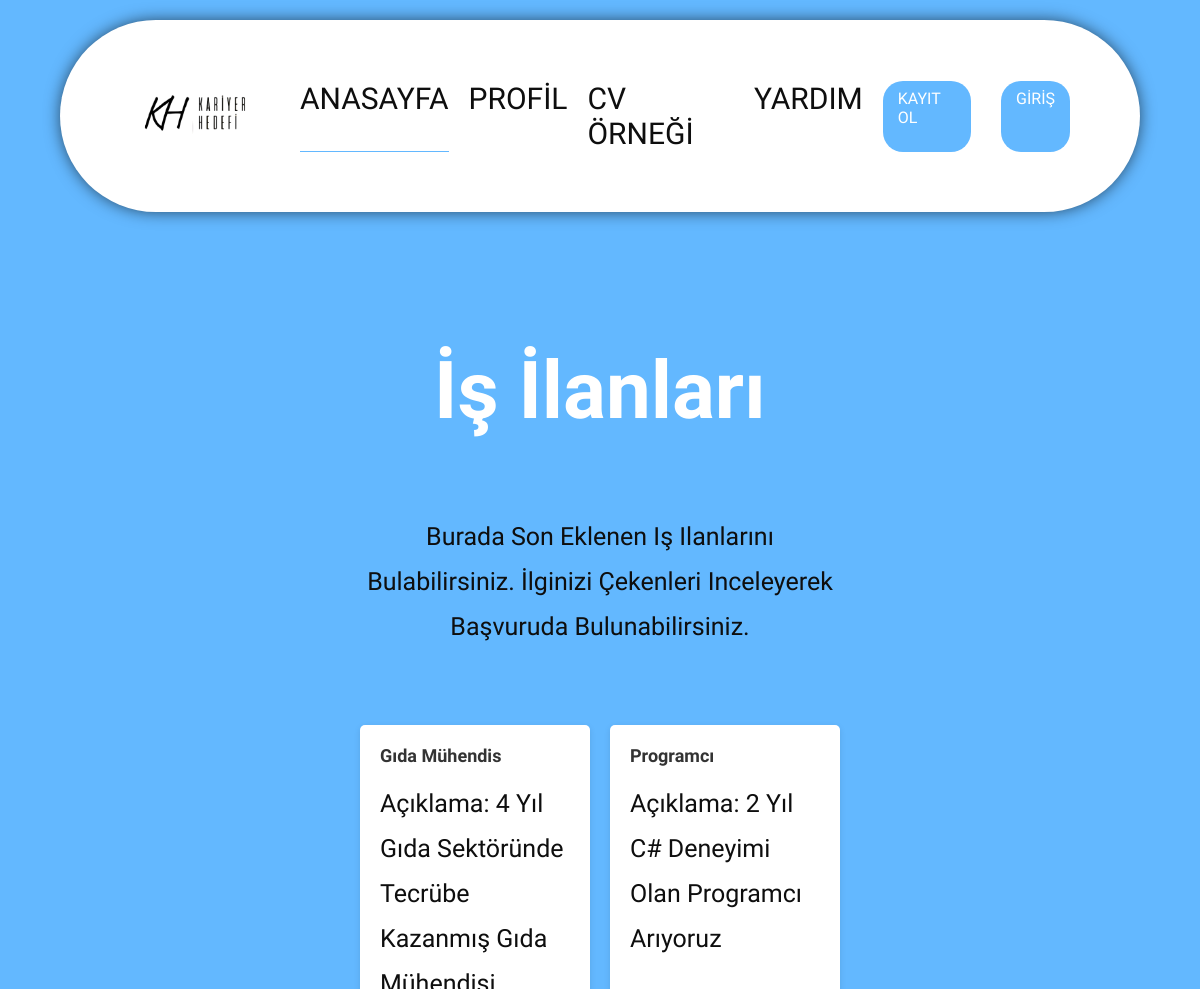
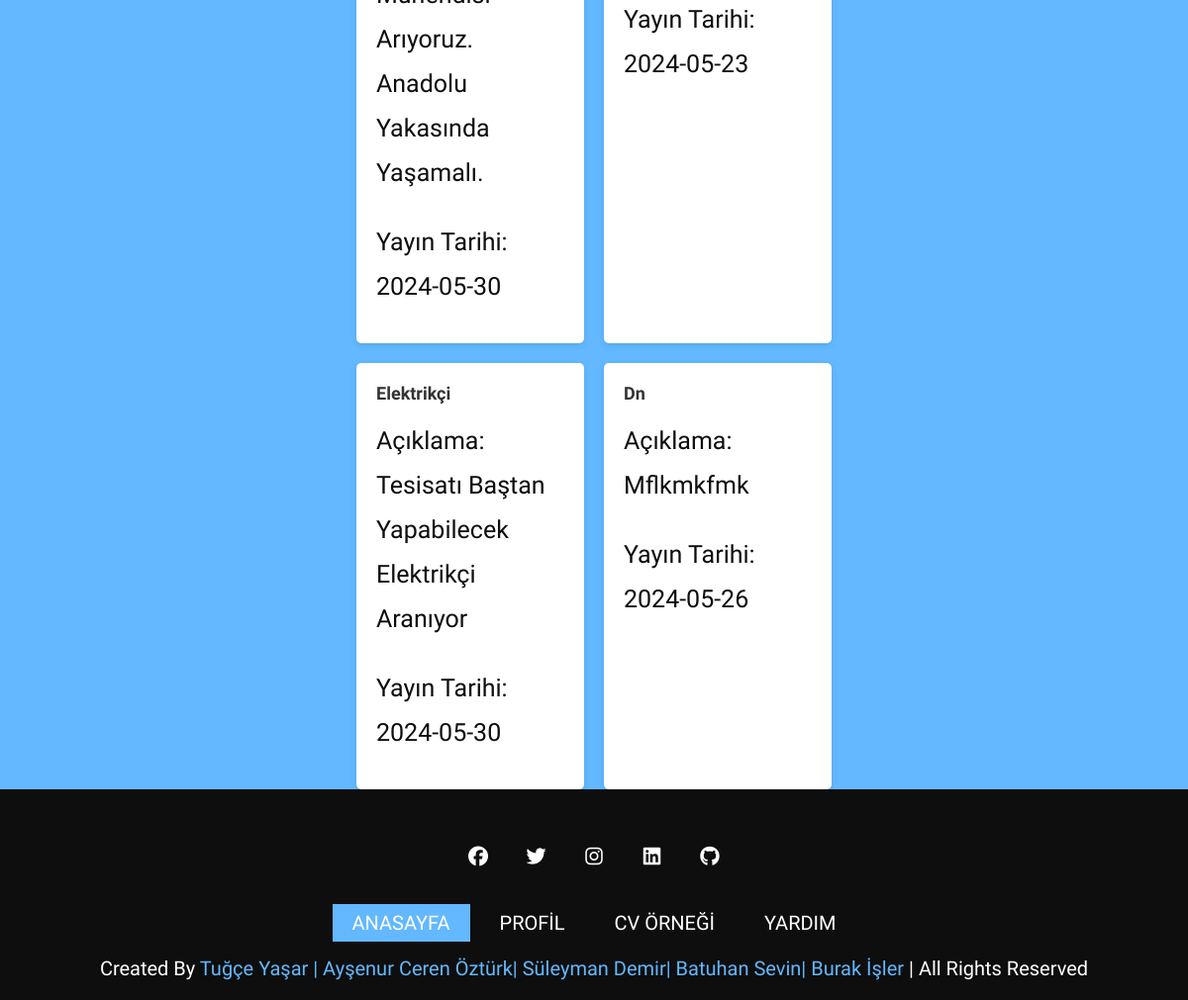
The page / on the database its author committed (2 pictures, top to bottom).
### tables this page shows
CREATE TABLE `isler` (
  `id` int(11) NOT NULL,
  `baslik` varchar(255) NOT NULL,
  `aciklama` text DEFAULT NULL,
  `tarih` date DEFAULT NULL
);

### index.php (the view, shortened to what this page needs)
<!DOCTYPE html>
<html lang="en">
<head>
    <link rel="stylesheet" href="style.css">
    <link rel="stylesheet" href="https://cdnjs.cloudflare.com/ajax/libs/font-awesome/6.5.1/css/all.min.css" />
</head>
<body>
<header class="header">
    <a href="index.php" class="logo">
        <img src="logo.png" alt="logo" />
    </a>
    <nav class="navbar">
        <a href="index.php" class="active">ANASAYFA</a>
        <a href="profil.php">PROFİL</a>
        <a href="cv.php">CV ÖRNEĞİ</a>
        <a href="yardim.php">YARDIM</a>
        <div class="auth-buttons">
            <a href="index1.php?id=kayit" class="button">KAYIT OL</a>
            <a href="index1.php" class="button">GİRİŞ</a>
        </div>
    </nav>
</header>
<section class="ANASAYFA">
    <div class="content">
        <br><br><br><br><br><br>
        <br><br><br><br><br><br>
        <h3>İş İlanları</h3>
        <br><br><br><br><br><br>
        <p>Burada son eklenen iş ilanlarını bulabilirsiniz. İlginizi çekenleri inceleyerek başvuruda bulunabilirsiniz.</p>
        <br><br><br><br><br><br>
        <div class="ilanlar">
            <?php
include("baglanti.php");
            $sql = "SELECT * FROM isler";
            $result = $baglanti->query($sql);
            if ($result->num_rows > 0) {
                while ($row = $result->fetch_assoc()) {
                    echo '<div class="ilan">';
                    echo '<h4>' . $row["baslik"] . '</h4>';
                    echo '<p>Açıklama: ' . $row["aciklama"] . '</p>';
                    echo '<p>Yayın Tarihi: ' . $row["tarih"] . '</p>';
                    echo '</div>';
                }
            } else {
                echo "İş ilanı bulunamadı.";
            }
            ?>
        </div>
    </div>
</section>
<section class="footer">
    <div class="share">
        <a href="#" class="fab fa-facebook"> </a>
        <a href="#" class="fab fa-twitter"> </a>
        <a href="#" class="fab fa-instagram"> </a>
        <a href="#" class="fab fa-linkedin"> </a>
        <a href="#" class="fab fa-github"> </a>
    </div>
    <div class="links">
        <a href="index.php" class="active">ANASAYFA</a>
        <a href="profil.php">PROFİL</a>
        <a href="cv.php">CV ÖRNEĞİ</a>
        <a href="yardim.php">YARDIM</a>
    </div>
    <div class="credit">
        created by <span>Tuğçe Yaşar | Ayşenur Ceren Öztürk| Süleyman Demir| Batuhan Sevin| Burak İşler</span> | all rights reserved
    </div>
</section>
</body>
</html>

### style.css (style rules this page uses)
:root { --main-color: #63b8ff; --black-color: #0e0e0e; }
* { font-family: 'Kalnia', serif; margin: 0; padding: 0; box-sizing: border-box; text-decoration: none; text-transform: capitalize; transition: 0.2s ease; }
html { font-size: 62.5%; overflow-x: hidden; scroll-padding-top: 9rem; scroll-behavior: smooth; }
body { background-color: #63b8ff; }
img { height: auto; }
.logo img { width: 170px; object-fit: cover; border-radius: 50%; }
.header { background-color: white; display: flex; align-items: center; justify-content: space-between; padding: 1rem 5%; margin: 1rem 5%; border-radius: 10rem; box-shadow: 0px 0px 17px -2px rgba(0, 0, 0, 0.75); position: sticky; top: 2rem; z-index: 1000; }
.header .navbar { display: flex; margin-left: auto; }
.header .navbar a { margin: 0 1rem; font-size: 3rem; color: var(--black-color); border-bottom: 0.1rem solid transparent; }
.header .navbar .active, .header .navbar a:hover { border-color: var(--main-color); padding-bottom: 0.5rem; }
.ANASAYFA { min-height: 100vh; background-size: cover; background-position: center; display: flex; align-items: center; }
.ANASAYFA .content { max-width: 60rem; text-align: center; margin: 0 auto; }
.ANASAYFA .content h3 { font-size: 8rem; color: #fff; }
.ANASAYFA .content p { font-size: 2.5rem; font-weight: 300; line-height: 1.8; padding: 1rem 0; color: var(--black-color); }
.ilanlar { display: flex; flex-wrap: wrap; justify-content: center; gap: 20px; }
.ilan { background-color: #fff; padding: 20px; border-radius: 5px; box-shadow: 0px 2px 6px rgba(0, 0, 0, 0.1); flex: 1 1 calc(33.333% - 40px); text-align: left; max-width: 300px; width: 100%; }
.ilan h4 { font-size: 18px; margin-bottom: 5px; color: #333; }
.ilan p { font-size: 14px; margin-bottom: 5px; color: #555; }
.footer { background-color: var(--black-color); text-align: center; position: relative; bottom: 0; width: 100%; padding: 20px 0; min-height: 1rem; }
.footer .share { padding: 2rem 0; }
.footer .share a { width: 5rem; height: 5rem; line-height: 5rem; color: #fff; font-size: 2rem; border: var(--border); border-radius: 50%; margin: 0.3rem; }
.footer .links { display: flex; justify-content: center; flex-wrap: wrap; gap: 1rem; }
.footer .links a { background-color: var(--black-color); padding: 0.7rem 2rem ; color: #fff; font-size: 2rem; border: var(--border); }
.footer .links a.active { background-color: var(--main-color); }
.footer .credit { font-size: 2rem; color: #fff; font-weight: 300; padding-top: 1.5rem; }
.footer .credit span { color: var(--main-color); }
.content { width: 40%; }
.header .auth-buttons { display: flex; gap: 1rem; }
.header .auth-buttons a { padding: 0.8rem 1.5rem; font-size: 1.6rem; border: none; background-color: var(--main-color); color: white; border-radius: 2rem; cursor: pointer; }

### index.php (style rules this page uses)
.header .auth-buttons { display: flex; gap: 1rem; }
.header .auth-buttons a { padding: 0.8rem 1.5rem; font-size: 1.6rem; border: none; background-color: var(--main-color); color: white; border-radius: 2rem; cursor: pointer; }

### rows shown on the page
isler: baslik "Gıda Mühendis", aciklama "4 Yıl Gıda Sektöründe Tecrübe Kazanmış Gıda Mühendisi Arıyoruz. Anadolu Yakasında Yaşamalı.", tarih "2024-05-30"
isler: baslik "Programcı", aciklama "2 Yıl C# Deneyimi Olan Programcı Arıyoruz", tarih "2024-05-23"
isler: baslik "Elektrikçi", aciklama "Tesisatı Baştan Yapabilecek Elektrikçi Aranıyor", tarih "2024-05-30"
isler: baslik "Dn", aciklama "Mflkmkfmk", tarih "2024-05-26"
